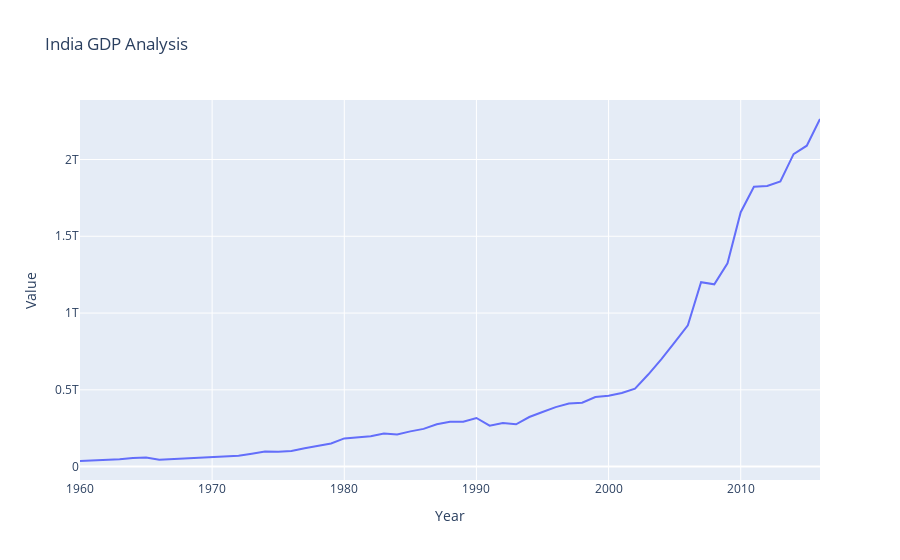

The notebook cell this image was saved under:
### Code cell
fig = px.line(df[df["Country Name"] == 'India'],x='Year',
              y = 'Value', title = 'India GDP Analysis')
fig
